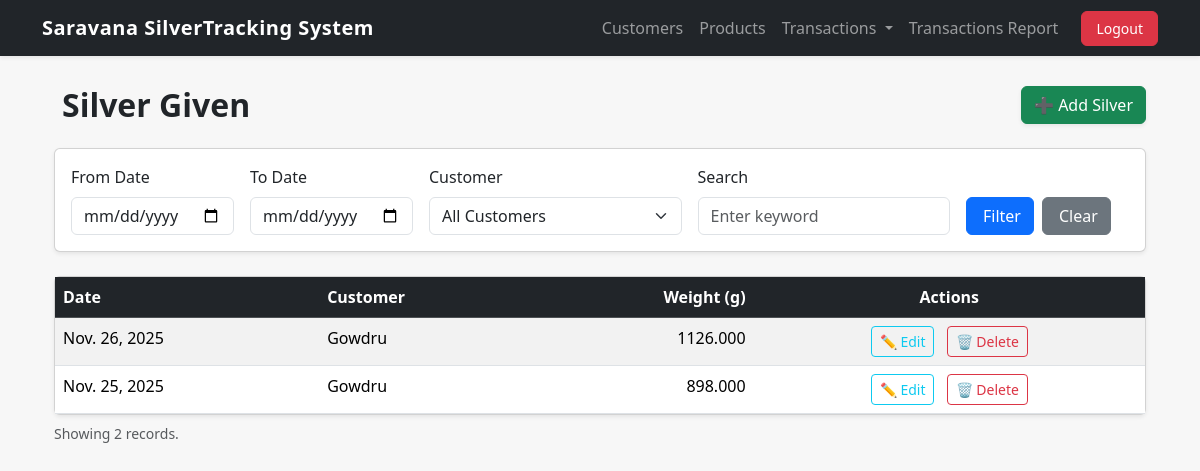
The page /transactions/silver-given/list/ (signed in) on the database its author committed.
### transactions/models.py (models this page shows, shortened)
class SilverGiven(models.Model):
    customer = models.ForeignKey(Customer, on_delete=models.CASCADE)
    weight = models.FloatField()  # shop gives silver
    date = models.DateField()

### customers/models.py (models this page shows, shortened)
class Customer(models.Model):
    name = models.CharField(max_length=255)
    phone = models.CharField(max_length=20, blank=True, null=True)
    address = models.TextField(blank=True, null=True)
    opening_balance = models.FloatField(default=0)  # opening silver

### transactions/views.py (the view)
# urls.py: path('silver-given/list/', views.silver_given_list, name='silver_given_list'),
def silver_given_list(request):
    qs = SilverGiven.objects.select_related('customer').order_by('-date')
    start = _parse_date(request.GET.get('start_date', ''))
    end = _parse_date(request.GET.get('end_date', ''))
    customer_id = request.GET.get('customer', '')
    q = request.GET.get('q', '').strip()
    if start:
        qs = qs.filter(date__gte=start)
    if end:
        qs = qs.filter(date__lte=end)
    if customer_id:
        qs = qs.filter(customer_id=customer_id)
    if q:
        qs = qs.filter(
            Q(customer__name__icontains=q) |
            Q(weight__icontains=q) |
            Q(date__icontains=q)
        )
    customers = Customer.objects.all()
    return render(request, 'transactions/silver_given_list.html', {
        'records': qs,
        'customers': customers,
        'start_date': request.GET.get('start_date', ''),
        'end_date': request.GET.get('end_date', ''),
        'customer_selected': customer_id,
        'q': q,
    })

### transactions/views.py (called while the page is built)
def _parse_date(s):
    try:
        return datetime.strptime(s, "%Y-%m-%d").date()
    except:
        return None

### templates/transactions/silver_given_list.html (shortened to what this page needs)
{% extends "base.html" %}
{% block content %}
<div class="container mt-4">
    <div class="d-flex justify-content-between align-items-center mb-4">
        <h2 class="fw-bold mb-0">
             Silver Given
        </h2>
        <a href="{% url 'transactions:silver_given_add' %}" class="btn btn-success shadow-sm">
            ➕ Add Silver
        </a>
    </div>
    <div class="card shadow-sm mb-4">
        <div class="card-body">
            <form method="get" class="row g-3">
                <div class="col-md-2">
                    <label for="start_date" class="form-label">From Date</label>
                    <input type="date" id="start_date" name="start_date" class="form-control"
                           value="{{ start_date }}">
                </div>
                <div class="col-md-2">
                    <label for="end_date" class="form-label">To Date</label>
                    <input type="date" id="end_date" name="end_date" class="form-control"
                           value="{{ end_date }}">
                </div>
                <div class="col-md-3">
                    <label for="customer" class="form-label">Customer</label>
                    <select name="customer" id="customer" class="form-select">
                        <option value="">All Customers</option>
                    </select>
                </div>
                <div class="col-md-3">
                    <label for="q" class="form-label">Search</label>
                    <input type="text" id="q" name="q" placeholder="Enter keyword" class="form-control"
                           value="{{ q }}">
                </div>
                <div class="col-md-2 d-flex align-items-end">
                    <button type="submit" class="btn btn-primary me-2">
                         Filter
                    </button>
                    <a href="{% url 'transactions:silver_given_list' %}" class="btn btn-secondary">
                         Clear
                    </a>
                </div>
            </form>
        </div>
    </div>
    <div class="card shadow-sm">
        <div class="card-body p-0">
            <div class="table-responsive">
                <table class="table table-striped table-hover mb-0">
                    <thead class="table-dark">
                        <tr>
                            <th>Date</th>
                            <th>Customer</th>
                            <th class="text-end">Weight (g)</th>
                            <th class="text-center">Actions</th>
                        </tr>
                    </thead>
                    <tbody>
                        {% for r in records %}
                        <tr>
                            <td>{{ r.date }}</td>
                            <td>{{ r.customer.name }}</td>
                            <td class="text-end">{{ r.weight|floatformat:3 }}</td>
                            <td class="text-center">
                                <a href="{% url 'transactions:silver_given_edit' r.pk %}"
                                   class="btn btn-outline-info btn-sm me-2" title="Edit">
                                    ✏️ Edit
                                </a>
                                <a href="{% url 'transactions:silver_given_delete' r.pk %}?next={% url 'transactions:silver_given_list' %}"
                                   class="btn btn-outline-danger btn-sm" title="Delete"
                                   onclick="return confirm('Are you sure you want to delete this record?');">
                                    🗑️ Delete
                                </a>
                            </td>
                        </tr>
                        {% endfor %}
                    </tbody>
                </table>
            </div>
        </div>
    </div>
    <small class="text-muted mt-2 d-block">
        Showing {{ records|length }} records.
    </small>
</div>
{% endblock %}

### templates/base.html (style rules this page uses)
body { background-color: #f7f7f7; }

### rows shown on the page
SilverGiven: date "Nov. 26, 2025", customer.name "Gowdru", weight "1126.000"
SilverGiven: date "Nov. 25, 2025", customer.name "Gowdru", weight "898.000"

### other values the page prints
{{ records|length }} "2"
